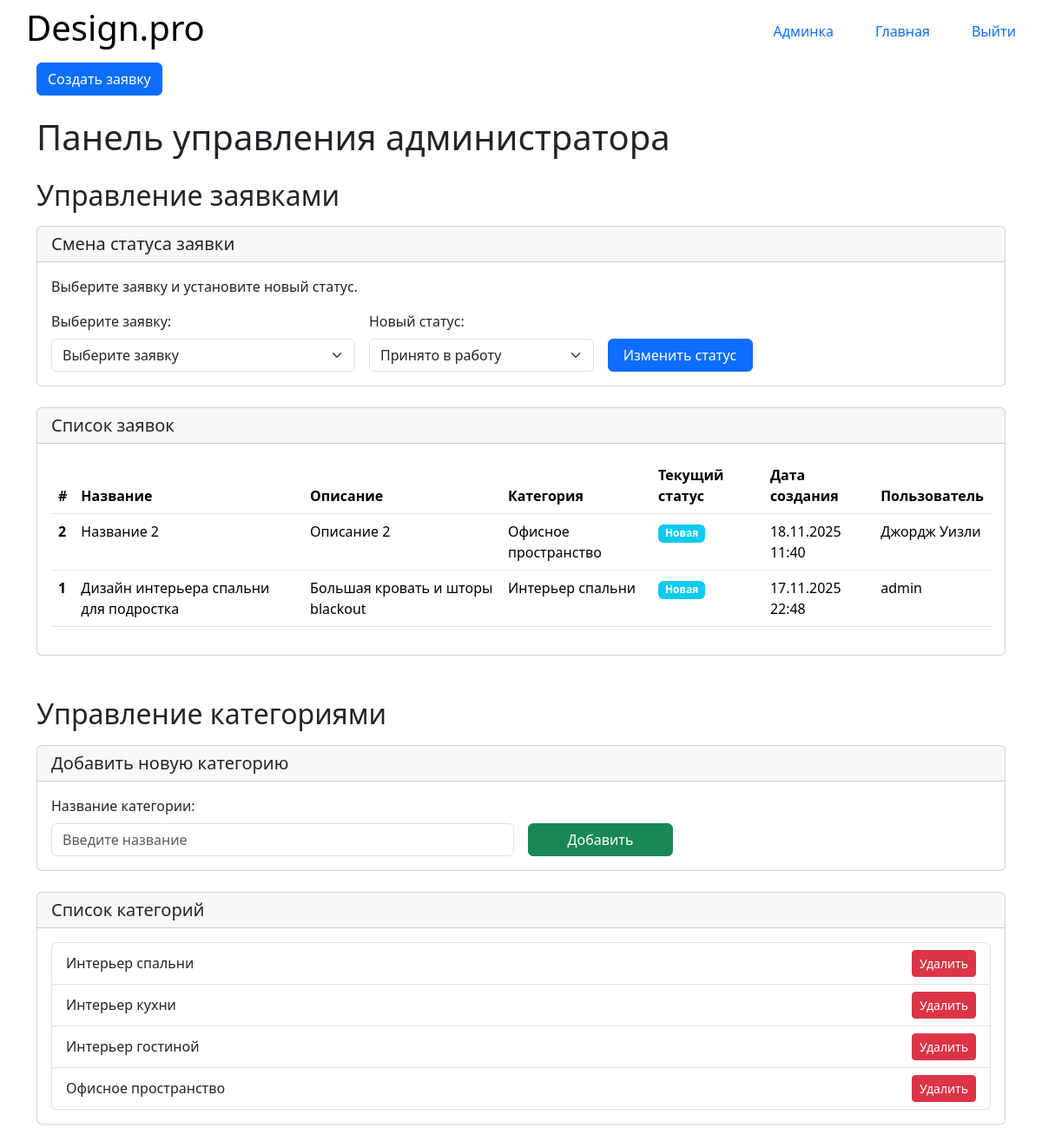
/catalog/admin-panel/ (signed in), run on an earlier commit of the app's database.
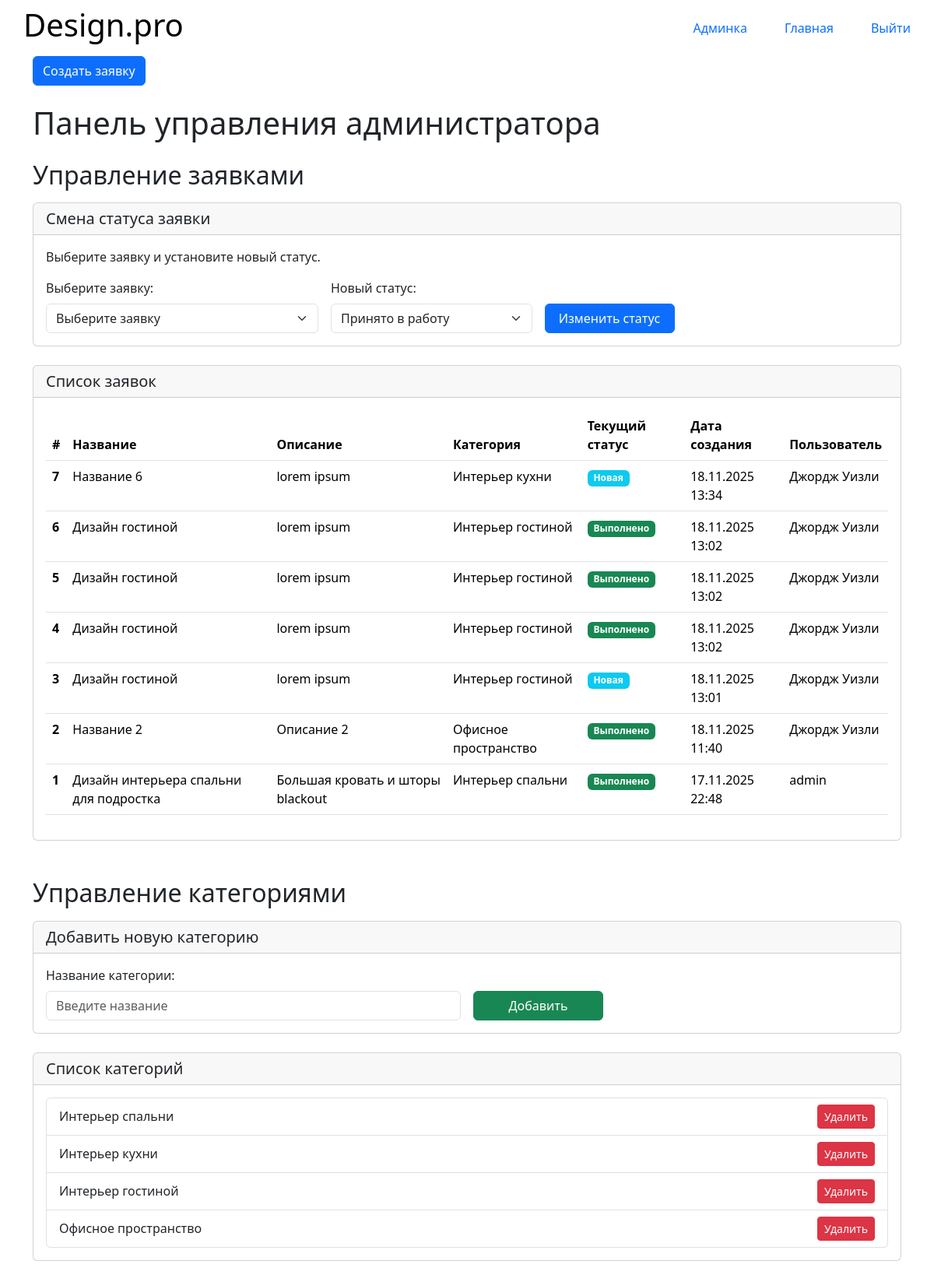
And on a later commit of the database.
### catalog/models.py (models this page shows, shortened)
class Application(models.Model):
    STATUS_CHOICES = [
        ('new', 'Новая'),
        ('in_progress', 'Принято в работу'),
        ('completed', 'Выполнено'),
    ]
    title = models.CharField(verbose_name="Название")
    description = models.TextField()
    category = models.ForeignKey(Category, on_delete=models.SET_NULL, null=True)
    image = models.ImageField(upload_to='applications/', validators=[validate_image])
    status = models.CharField(choices=STATUS_CHOICES, default='new')
    created_at = models.DateTimeField(auto_now_add=True)
    user = models.ForeignKey(User, on_delete=models.CASCADE)

class Category(models.Model):
    name = models.CharField(help_text="Выберите категорию")

class User(AbstractUser):
    first_name = models.CharField(verbose_name='Имя', blank=False)
    last_name = models.CharField(verbose_name='Фамилия', blank=False)
    patronymic = models.CharField(verbose_name='Отчество', blank=False)
    username = models.CharField(verbose_name='Логин', unique=True, blank=False)
    email = models.CharField(verbose_name='Почта', unique=True, blank=False)
    password = models.CharField(verbose_name='Пароль', blank=False)
    USERNAME_FIELD = 'username'

### catalog/views.py (the view)
# urls.py: path('admin-panel/', views.AdminPanel.as_view(), name='admin_panel'),
class AdminPanel(LoginRequiredMixin, TemplateView):
    template_name = 'admin_panel.html'
    def dispatch(self, request, *args, **kwargs):
        if not is_admin(request.user):
            return redirect('index')
        return super().dispatch(request, *args, **kwargs)
    def get_context_data(self, **kwargs):
        context = super().get_context_data(**kwargs)
        context['applications'] = Application.objects.select_related('user', 'category').all().order_by('-created_at')
        context['categories'] = Category.objects.all()
        return context

### catalog/views.py (called while the page is built)
def is_admin(user):
    return user.is_staff

### catalog/templates/admin_panel.html (shortened to what the changed rows need)
{% extends "base.html" %}
{% load django_bootstrap5 %}
{% load static %}
{% block content %}
    <h1 class="my-4">Панель управления администратора</h1>
    <section class="mb-5">
        <h2 class="mb-3">Управление заявками</h2>
        <div class="card mt-4">
            <div class="card-body">
                {% if applications %}
                    <div class="table-responsive">
                        <table class="table table-hover">
                            <thead>
                                <tr>
                                    <th scope="col">#</th>
                                    <th scope="col">Название</th>
                                    <th scope="col">Описание</th>
                                    <th scope="col">Категория</th>
                                    <th scope="col">Текущий статус</th>
                                    <th scope="col">Дата создания</th>
                                    <th scope="col">Пользователь</th>
                                </tr>
                            </thead>
                            <tbody>
                                {% for application in applications %}
                                    <tr>
                                        <th scope="row">{{ application.id }}</th>
                                        <td>{{ application.title }}</td>
                                        <td>{{ application.description|truncatechars:100 }}</td>
                                        <td>{{ application.category.name }}</td>
                                        <td>
                                            <span class="badge {% if application.status == 'new' %}bg-info{% elif application.status == 'in_progress' %}bg-warning text-dark{% elif application.status == 'completed' %}bg-success{% else %}bg-secondary{% endif %}">
                                                {{ application.get_status_display }}
                                            </span>
                                        </td>
                                        <td>{{ application.created_at|date:"d.m.Y H:i" }}</td>
                                        <td>{{ application.user.get_full_name|default:application.user.username }}</td>
                                    </tr>
                                {% endfor %}
                            </tbody>
                        </table>
                    </div>
                {% else %}
                    <p class="text-muted">Заявок нет.</p>
                {% endif %}
            </div>
        </div>
    </section>
    <section class="mb-5">
        <h2 class="mb-3">Управление категориями</h2>
        <div class="card mt-4">
            <div class="card-body">
                {% if categories %}
                    <ul class="list-group">
                        {% for category in categories %}
                            <li class="list-group-item d-flex justify-content-between align-items-center">
                                <span>{{ category.name }}</span>
                                <form method="post" action="{% url 'delete_category' category.id %}" style="display:inline;" onsubmit="return confirm('Вы уверены, что хотите удалить категорию \"{{ category.name }}\"? Все заявки этой категории будут удалены.');">
                                    <button type="submit" class="btn btn-sm btn-danger">Удалить</button>
                                </form>
                            </li>
                        {% endfor %}
                    </ul>
                {% else %}
                    <p class="text-muted">Категорий нет.</p>
                {% endif %}
            </div>
        </div>
    </section>
{% endblock %}

What changed in the data, as far as the page shows it:
added Application: id "7", title "Название 6", description "lorem ipsum", category.name "Интерьер кухни", status "Новая", created_at "18.11.2025 13:34", user.get_full_name "Джордж Уизли"
added Application: id "6", title "Дизайн гостиной", description "lorem ipsum", category.name "Интерьер гостиной", status "Выполнено", created_at "18.11.2025 13:02", user.get_full_name "Джордж Уизли"
added Application: id "5", title "Дизайн гостиной", description "lorem ipsum", category.name "Интерьер гостиной", status "Выполнено", created_at "18.11.2025 13:02", user.get_full_name "Джордж Уизли"
added Application: id "4", title "Дизайн гостиной", description "lorem ipsum", category.name "Интерьер гостиной", status "Выполнено", created_at "18.11.2025 13:02", user.get_full_name "Джордж Уизли"
added Application: id "3", title "Дизайн гостиной", description "lorem ipsum", category.name "Интерьер гостиной", status "Новая", created_at "18.11.2025 13:01", user.get_full_name "Джордж Уизли"
changed Application "Название 2": status "Новая" → "Выполнено"
changed Application "Дизайн интерьера спальни для подростка": status "Новая" → "Выполнено"
